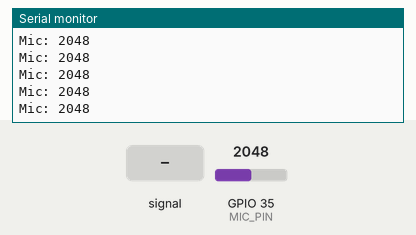
Bench run of a sketch on a simulated ESP32. Parts: the last lines printed to the serial monitor. The inputs (shaded band) are chosen by the test bench; at power-on: GPIO 35 (MIC_PIN) = 2048.

Above: at 1.2 s.
1.3 s: GPIO 35 (MIC_PIN) fed a 200 Hz sine of ±327 counts around its level
At 1.31 s:
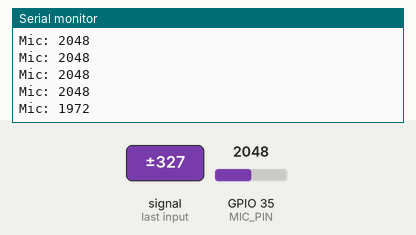
2.8 s: GPIO 35 (MIC_PIN) set to 2866
At 2.81 s:
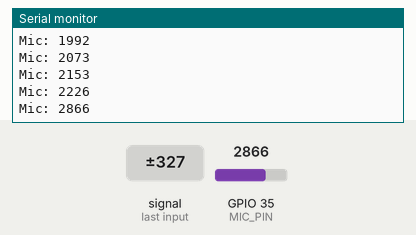
4.3 s: GPIO 35 (MIC_PIN) fed a 1000 Hz sine of ±1023 counts around its level
At 4.31 s:
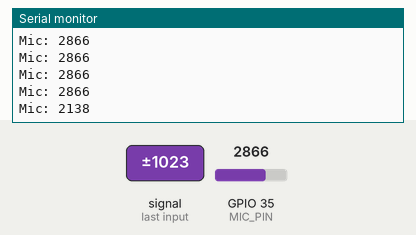
5.8 s: GPIO 35 (MIC_PIN) set to 3603
At 5.82 s:
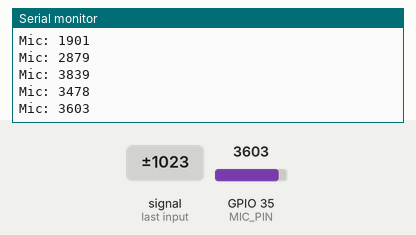
Timing chart, 0 to 8.3 s (numbered marks = the images above; inputs shaded):
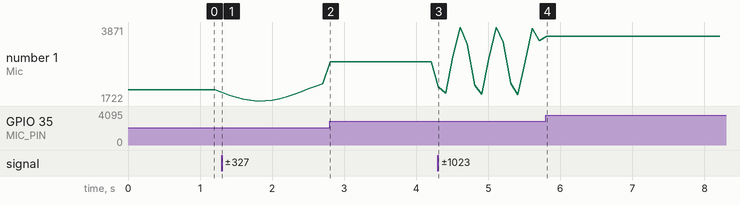

Measured:
- after the input at 1.3 s, the serial monitor: prints a new line at once (image 1)
- after the input at 2.8 s, the serial monitor: prints a new line at once (image 2)
- after the input at 4.3 s, the serial monitor: prints a new line at once (image 3)
- after the input at 5.8 s, the serial monitor: prints a new line at once (image 4)
- plotted number 1: 2048 → 2226 after the input at 1.3 s, 2226 → 2866 after the input at 2.8 s, 2866 → 3478 after the input at 4.3 s, 3478 → 3603 after the input at 5.8 s

The sketch:

mic_test.ino
```cpp
#include <Arduino.h>

const int MIC_PIN = 35;

void setup()
{
    Serial.begin(115200);
}

void loop()
{
    int micValue = analogRead(MIC_PIN);

    Serial.print("Mic: ");
    Serial.println(micValue);

    delay(100);
}
```
